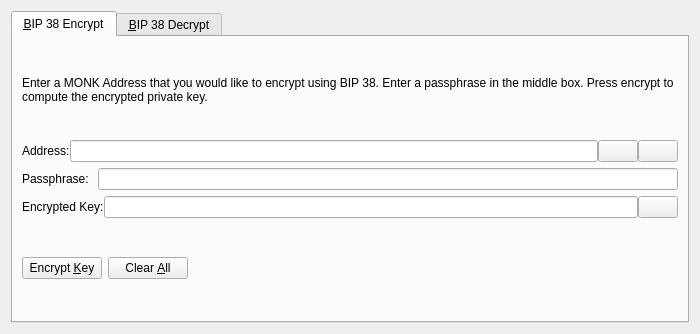
<?xml version="1.0" encoding="UTF-8"?>
<ui version="4.0">
 <class>Bip38ToolDialog</class>
 <widget class="QDialog" name="Bip38ToolDialog">
  <property name="geometry">
   <rect>
    <x>0</x>
    <y>0</y>
    <width>700</width>
    <height>334</height>
   </rect>
  </property>
  <property name="windowTitle">
   <string>BIP 38 Tool</string>
  </property>
  <property name="modal">
   <bool>true</bool>
  </property>
  <layout class="QVBoxLayout" name="verticalLayout">
   <item>
    <widget class="QTabWidget" name="tabWidget">
     <property name="currentIndex">
      <number>0</number>
     </property>
     <widget class="QWidget" name="tabBip38Encrypt">
      <attribute name="title">
       <string>&amp;BIP 38 Encrypt</string>
      </attribute>
      <layout class="QVBoxLayout" name="verticalLayout_SM">
       <item>
        <widget class="QLabel" name="infoLabel_ENC">
         <property name="text">
          <string>Enter a MONK Address that you would like to encrypt using BIP 38. Enter a passphrase in the middle box. Press encrypt to compute the encrypted private key.</string>
         </property>
         <property name="textFormat">
          <enum>Qt::PlainText</enum>
         </property>
         <property name="wordWrap">
          <bool>true</bool>
         </property>
        </widget>
       </item>
       <item>
        <layout class="QHBoxLayout" name="horizontalLayout_1_ENC">
         <property name="spacing">
          <number>0</number>
         </property>
         <item>
          <widget class="QLabel" name="label_5">
           <property name="text">
            <string>Address:</string>
           </property>
          </widget>
         </item>
         <item>
          <widget class="QValidatedLineEdit" name="addressIn_ENC">
           <property name="toolTip">
            <string>The MONK address to sign the message with</string>
           </property>
          </widget>
         </item>
         <item>
          <widget class="QPushButton" name="addressBookButton_ENC">
           <property name="toolTip">
            <string>Choose previously used address</string>
           </property>
           <property name="styleSheet">
            <string notr="true">QPushButton{qproperty-icon: url(&quot; &quot;);image: url(:/icons/address-book);}
QPushButton:hover{image: url(:/icons/address-book_black);}
QPushButton:pressed{image: url(:/icons/address-book);}</string>
           </property>
           <property name="text">
            <string/>
           </property>
           <property name="iconSize">
            <size>
             <width>16</width>
             <height>16</height>
            </size>
           </property>
           <property name="shortcut">
            <string>Alt+A</string>
           </property>
           <property name="autoDefault">
            <bool>false</bool>
           </property>
          </widget>
         </item>
         <item>
          <widget class="QPushButton" name="pasteButton_ENC">
           <property name="toolTip">
            <string>Paste address from clipboard</string>
           </property>
           <property name="styleSheet">
            <string notr="true">QPushButton{qproperty-icon: url(&quot; &quot;);image: url(:/icons/editpaste);}
QPushButton:hover{image: url(:/icons/editpaste_black);}
QPushButton:pressed{image: url(:/icons/editpaste);}</string>
           </property>
           <property name="text">
            <string/>
           </property>
           <property name="shortcut">
            <string>Alt+P</string>
           </property>
           <property name="autoDefault">
            <bool>false</bool>
           </property>
          </widget>
         </item>
        </layout>
       </item>
       <item>
        <layout class="QHBoxLayout" name="horizontalLayout_5">
         <item>
          <widget class="QLabel" name="label_6">
           <property name="text">
            <string>Passphrase: </string>
           </property>
          </widget>
         </item>
         <item>
          <widget class="QLineEdit" name="passphraseIn_ENC">
           <property name="echoMode">
            <enum>QLineEdit::Password</enum>
           </property>
          </widget>
         </item>
        </layout>
       </item>
       <item>
        <layout class="QHBoxLayout" name="horizontalLayout_2_ENC">
         <property name="spacing">
          <number>0</number>
         </property>
         <item>
          <widget class="QLabel" name="encryptedKeyLabel_ENC">
           <property name="text">
            <string>Encrypted Key:</string>
           </property>
           <property name="textFormat">
            <enum>Qt::PlainText</enum>
           </property>
          </widget>
         </item>
         <item>
          <widget class="QLineEdit" name="encryptedKeyOut_ENC">
           <property name="font">
            <font>
             <italic>true</italic>
            </font>
           </property>
           <property name="readOnly">
            <bool>true</bool>
           </property>
          </widget>
         </item>
         <item>
          <widget class="QPushButton" name="copyKeyButton_ENC">
           <property name="toolTip">
            <string>Copy the current signature to the system clipboard</string>
           </property>
           <property name="styleSheet">
            <string notr="true">QPushButton{qproperty-icon: url(&quot; &quot;);image: url(:/icons/editcopy);}
QPushButton:hover{image: url(:/icons/editcopy_black);}
QPushButton:pressed{image: url(:/icons/editcopy);}</string>
           </property>
           <property name="text">
            <string/>
           </property>
           <property name="autoDefault">
            <bool>false</bool>
           </property>
          </widget>
         </item>
        </layout>
       </item>
       <item>
        <layout class="QHBoxLayout" name="horizontalLayout_3_ENC">
         <item>
          <widget class="QPushButton" name="encryptKeyButton_ENC">
           <property name="toolTip">
            <string>Sign the message to prove you own this MONK address</string>
           </property>
           <property name="styleSheet">
            <string notr="true">QPushButton{qproperty-icon: url(&quot; &quot;);image: url(:/icons/confirm);}
QPushButton:hover{image: url(:/icons/confirm_hover);}
QPushButton:pressed{image: url(:/icons/confirm);}
QPushButton:disabled{image: url(:/icons/confirm_disabled);}</string>
           </property>
           <property name="text">
            <string>Encrypt &amp;Key</string>
           </property>
           <property name="iconSize">
            <size>
             <width>32</width>
             <height>16</height>
            </size>
           </property>
           <property name="autoDefault">
            <bool>false</bool>
           </property>
          </widget>
         </item>
         <item>
          <widget class="QPushButton" name="clearButton_ENC">
           <property name="toolTip">
            <string>Reset all sign message fields</string>
           </property>
           <property name="styleSheet">
            <string notr="true">QPushButton{qproperty-icon: url(&quot; &quot;);image: url(:/icons/remove);}
QPushButton:hover{image: url(:/icons/remove_black);}
QPushButton:pressed{image: url(:/icons/remove);}
QPushButton:disabled{image: url(:/icons/remove_disabled);}</string>
           </property>
           <property name="text">
            <string>Clear &amp;All</string>
           </property>
           <property name="iconSize">
            <size>
             <width>32</width>
             <height>16</height>
            </size>
           </property>
           <property name="autoDefault">
            <bool>false</bool>
           </property>
          </widget>
         </item>
         <item>
          <spacer name="horizontalSpacer_1_ENC">
           <property name="orientation">
            <enum>Qt::Horizontal</enum>
           </property>
           <property name="sizeHint" stdset="0">
            <size>
             <width>40</width>
             <height>48</height>
            </size>
           </property>
          </spacer>
         </item>
         <item>
          <widget class="QLabel" name="statusLabel_ENC">
           <property name="font">
            <font>
             <weight>75</weight>
             <bold>true</bold>
            </font>
           </property>
           <property name="text">
            <string/>
           </property>
           <property name="wordWrap">
            <bool>true</bool>
           </property>
          </widget>
         </item>
         <item>
          <spacer name="horizontalSpacer_2_ENC">
           <property name="orientation">
            <enum>Qt::Horizontal</enum>
           </property>
           <property name="sizeHint" stdset="0">
            <size>
             <width>40</width>
             <height>48</height>
            </size>
           </property>
          </spacer>
         </item>
        </layout>
       </item>
      </layout>
     </widget>
     <widget class="QWidget" name="tabBip38Decrypt">
      <attribute name="title">
       <string>&amp;BIP 38 Decrypt</string>
      </attribute>
      <layout class="QVBoxLayout" name="verticalLayout_VM">
       <item>
        <widget class="QLabel" name="infoLabel_DEC">
         <property name="text">
          <string>Enter the BIP 38 encrypted private key. Enter the passphrase in the middle box. Click Decrypt Key to compute the private key. After the key is decrypted, clicking 'Import Address' will add this private key to the wallet.</string>
         </property>
         <property name="textFormat">
          <enum>Qt::PlainText</enum>
         </property>
         <property name="alignment">
          <set>Qt::AlignLeading|Qt::AlignLeft|Qt::AlignTop</set>
         </property>
         <property name="wordWrap">
          <bool>true</bool>
         </property>
        </widget>
       </item>
       <item>
        <layout class="QHBoxLayout" name="horizontalLayout_3">
         <item>
          <widget class="QLabel" name="label_2">
           <property name="text">
            <string>Encrypted Key:</string>
           </property>
          </widget>
         </item>
         <item>
          <widget class="QValidatedLineEdit" name="encryptedKeyIn_DEC">
           <property name="toolTip">
            <string>The MONK address the message was signed with</string>
           </property>
          </widget>
         </item>
        </layout>
       </item>
       <item>
        <layout class="QHBoxLayout" name="horizontalLayout">
         <item>
          <widget class="QLabel" name="label">
           <property name="text">
            <string>Passphrase: </string>
           </property>
          </widget>
         </item>
         <item>
          <widget class="QLineEdit" name="passphraseIn_DEC">
           <property name="echoMode">
            <enum>QLineEdit::Password</enum>
           </property>
          </widget>
         </item>
        </layout>
       </item>
       <item>
        <layout class="QHBoxLayout" name="horizontalLayout_2_DEC">
         <item>
          <widget class="QPushButton" name="decryptKeyButton_DEC">
           <property name="toolTip">
            <string>Verify the message to ensure it was signed with the specified MONK address</string>
           </property>
           <property name="styleSheet">
            <string notr="true">QPushButton{qproperty-icon: url(&quot; &quot;);image: url(:/icons/confirm);}
QPushButton:hover{image: url(:/icons/confirm_hover);}
QPushButton:pressed{image: url(:/icons/confirm);}
QPushButton:disabled{image: url(:/icons/confirm_disabled);}</string>
           </property>
           <property name="text">
            <string>Decrypt &amp;Key</string>
           </property>
           <property name="iconSize">
            <size>
             <width>32</width>
             <height>16</height>
            </size>
           </property>
           <property name="autoDefault">
            <bool>false</bool>
           </property>
          </widget>
         </item>
         <item>
          <widget class="QPushButton" name="clearButton_DEC">
           <property name="toolTip">
            <string>Reset all verify message fields</string>
           </property>
           <property name="styleSheet">
            <string notr="true">QPushButton{qproperty-icon: url(&quot; &quot;);image: url(:/icons/remove);}
QPushButton:hover{image: url(:/icons/remove_black);}
QPushButton:pressed{image: url(:/icons/remove);}
QPushButton:disabled{image: url(:/icons/remove_disabled);}</string>
           </property>
           <property name="text">
            <string>Clear &amp;All</string>
           </property>
           <property name="iconSize">
            <size>
             <width>32</width>
             <height>16</height>
            </size>
           </property>
           <property name="autoDefault">
            <bool>false</bool>
           </property>
          </widget>
         </item>
         <item>
          <spacer name="horizontalSpacer_1_DEC">
           <property name="orientation">
            <enum>Qt::Horizontal</enum>
           </property>
           <property name="sizeHint" stdset="0">
            <size>
             <width>40</width>
             <height>48</height>
            </size>
           </property>
          </spacer>
         </item>
         <item>
          <widget class="QLabel" name="statusLabel_DEC">
           <property name="font">
            <font>
             <weight>75</weight>
             <bold>true</bold>
            </font>
           </property>
           <property name="text">
            <string/>
           </property>
           <property name="wordWrap">
            <bool>true</bool>
           </property>
          </widget>
         </item>
         <item>
          <spacer name="horizontalSpacer_2_DEC">
           <property name="orientation">
            <enum>Qt::Horizontal</enum>
           </property>
           <property name="sizeHint" stdset="0">
            <size>
             <width>40</width>
             <height>48</height>
            </size>
           </property>
          </spacer>
         </item>
        </layout>
       </item>
       <item>
        <layout class="QHBoxLayout" name="horizontalLayout_2">
         <item>
          <widget class="QLabel" name="label_3">
           <property name="text">
            <string>Decrypted Key:</string>
           </property>
          </widget>
         </item>
         <item>
          <widget class="QValidatedLineEdit" name="decryptedKeyOut_DEC"/>
         </item>
        </layout>
       </item>
       <item>
        <layout class="QHBoxLayout" name="horizontalLayout_4">
         <item>
          <widget class="QPushButton" name="importAddressButton_DEC">
           <property name="text">
            <string>Import Address</string>
           </property>
          </widget>
         </item>
         <item>
          <widget class="QLabel" name="label_4">
           <property name="text">
            <string>Address:</string>
           </property>
          </widget>
         </item>
         <item>
          <widget class="QLineEdit" name="addressOut_DEC"/>
         </item>
        </layout>
       </item>
      </layout>
     </widget>
    </widget>
   </item>
  </layout>
 </widget>
 <customwidgets>
  <customwidget>
   <class>QValidatedLineEdit</class>
   <extends>QLineEdit</extends>
   <header>qvalidatedlineedit.h</header>
  </customwidget>
 </customwidgets>
 <resources>
  <include location="../monkey.qrc"/>
 </resources>
 <connections/>
</ui>
